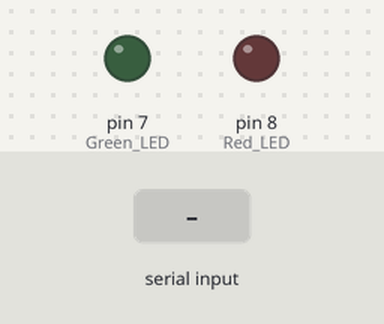
Bench run of a sketch on a simulated Arduino Uno, built with avr-gcc and run on an emulated ATmega328P. Parts: output pins drawn as LEDs (lit = HIGH). The inputs (shaded band) are chosen by the test bench.

Above: at 1.2 s.
1.3 s: "G" received over Serial
At 2.2 s:
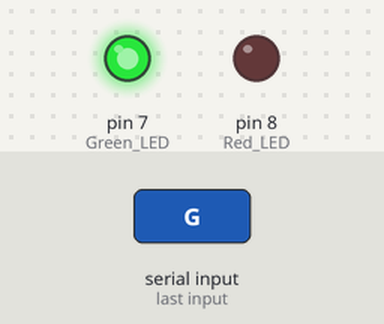
2.8 s: "R" received over Serial
At 3.4 s:
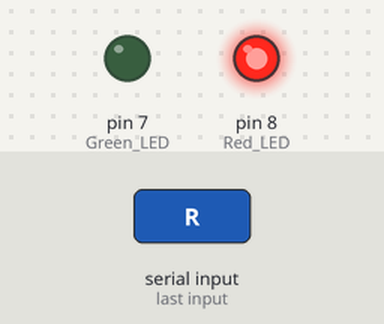
Timing chart, 0 to 5.8 s (numbered marks = the images above; inputs shaded):
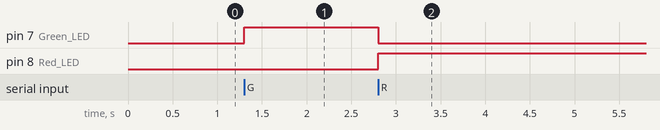

Measured:
- after the input at 1.3 s, pin 7 (Green_LED): LOW → HIGH at once
- after the input at 2.8 s, pin 7 (Green_LED): HIGH → LOW at once; pin 8 (Red_LED): LOW → HIGH at once

The sketch:

Arduino.ino
```cpp
void setup() {
Serial.begin(9600); // Start serial communication
pinMode(7, OUTPUT); // Green LED
pinMode(8, OUTPUT); // Red LED
}
void loop() {
if (Serial.available()) {
char command = Serial.read();
if (command == 'G') {
digitalWrite(7, HIGH); // Green ON
digitalWrite(8, LOW); // Red OFF
} else if (command == 'R') {
digitalWrite(7, LOW); // Green OFF
digitalWrite(8, HIGH); // Red ON
}
}
}
```
